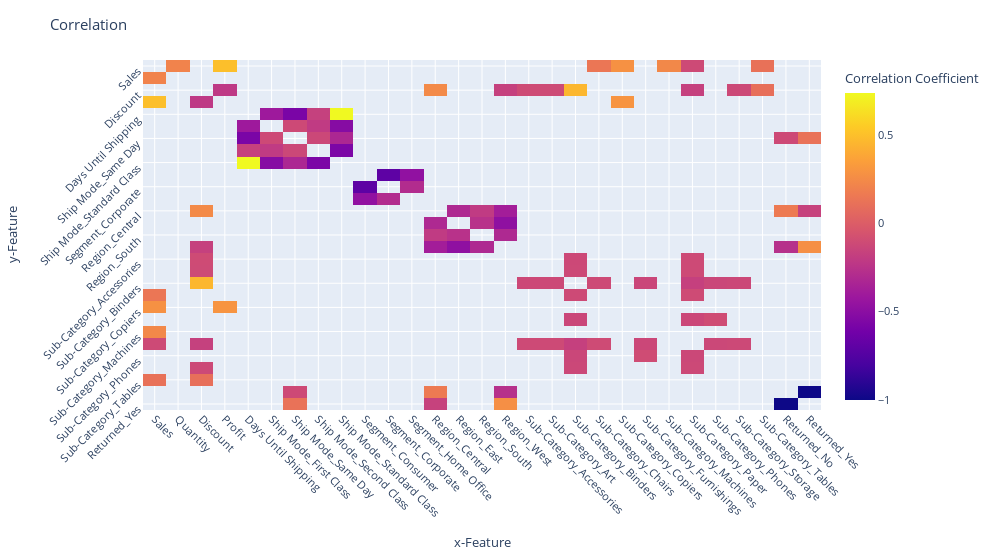

Source (notebook cell):
### Markdown cell above
# Graph Correlation

### Code cell
filtered_df=ea.show_corr_matrix_filtered(df_input=df_for_corr,by_which="plotly")

### Figure 1 — Plotly figure (JSON) as saved in the notebook; plotly's stock layout.template omitted (floating-point values rounded to 4 significant figures; data arrays with more than 128 entries replaced by an {"elided": "..."} marker saying what was removed)
{"data": [{"coloraxis": "coloraxis", "hovertemplate": "x-Feature : %{x}<br>y-Feature: %{y}<br>Correlation Coefficient: %{z}<extra></extra>", "name": "0", "type": "heatmap", "x": ["Sales", "Quantity", "Discount", "Profit", "Days Until Shipping", "Ship Mode_First Class", "Ship Mode_Same Day", "Ship Mode_Second Class", "Ship Mode_Standard Class", "Segment_Consumer", "Segment_Corporate", "Segment_Home Office", "Region_Central", "Region_East", "Region_South", "Region_West", "Sub-Category_Accessories", "Sub-Category_Art", "Sub-Category_Binders", "Sub-Category_Chairs", "Sub-Category_Copiers", "Sub-Category_Furnishings", "Sub-Category_Machines", "Sub-Category_Paper", "Sub-Category_Phones", "Sub-Category_Storage", "Sub-Category_Tables", "Returned_No", "Returned_Yes"], "xaxis": "x", "y": ["Sales", "Quantity", "Discount", "Profit", "Days Until Shipping", "Ship Mode_First Class", "Ship Mode_Same Day", "Ship Mode_Second Class", "Ship Mode_Standard Class", "Segment_Consumer", "Segment_Corporate", "Segment_Home Office", "Region_Central", "Region_East", "Region_South", "Region_West", "Sub-Category_Accessories", "Sub-Category_Art", "Sub-Category_Binders", "Sub-Category_Chairs", "Sub-Category_Copiers", "Sub-Category_Furnishings", "Sub-Category_Machines", "Sub-Category_Paper", "Sub-Category_Phones", "Sub-Category_Storage", "Sub-Category_Tables", "Returned_No", "Returned_Yes"], "yaxis": "y", "z": {"elided": "29x29 float values"}}], "layout": {"coloraxis": {"colorbar": {"title": {"text": "Correlation Coefficient"}}, "colorscale": [[0, "#0d0887"], [0.1111, "#46039f"], [0.2222, "#7201a8"], [0.3333, "#9c179e"], [0.4444, "#bd3786"], [0.5556, "#d8576b"], [0.6667, "#ed7953"], [0.7778, "#fb9f3a"], [0.8889, "#fdca26"], [1, "#f0f921"]]}, "font": {"size": 11}, "margin": {"t": 60}, "title": {"text": "Correlation"}, "width": 1000, "xaxis": {"anchor": "y", "domain": [0, 1], "tickangle": 45, "ticksuffix": "  ", "title": {"text": "x-Feature "}}, "yaxis": {"anchor": "x", "autorange": "reversed", "domain": [0, 1], "tickangle": -45, "ticksuffix": "  ", "title": {"text": "y-Feature"}}}}
